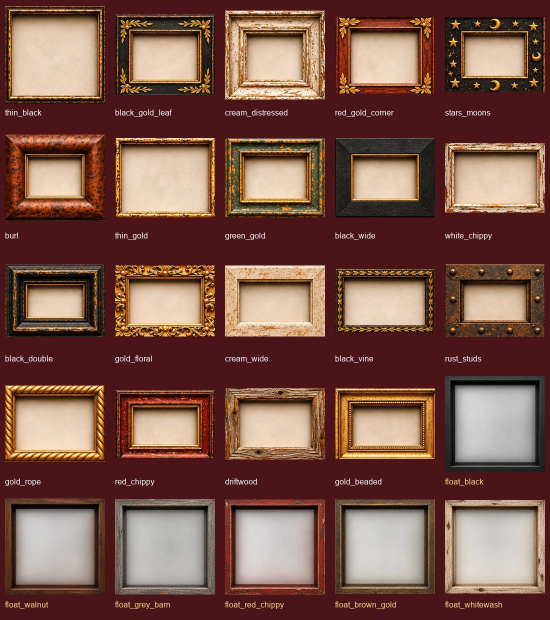
#> input picture scripts/frames/frame-cheatsheet.jpg, 1100 x 1240 px (shown at 1/2 size)
$ python -i straighten_framed_photo.py   (imports and definitions only)
#> lines starting #> are read from the running program, lines starting #| are printed output that depends on the picture; after the words box and inside, x2 and y2 are one past the last pixel; in counts of white or black regions, pixels touching at a corner belong together
#> further down, picture is the input picture: shape (1240, 1100, 3); mean B, G, R 73.6, 85.6, 124.2
"""Straighten + crop photos of framed paintings hanging on a light wall.

1. Find the frame: wood is warm-toned or dark; the wall is a light, neutral grey/white.
2. Trace each outer edge of the frame along its length and fit a gentle curve (quadratic) to it,
   which captures both camera perspective and lens (barrel) bow.
3. Warp with a mesh (Coons patch between the four curved edges) so they come out dead straight,
   then trim a hair inside the edge so no wall survives.

usage: python straighten_framed_photo.py [--radius=0.022] OUT_DIR IMAGE [IMAGE ...]
  --radius  corner rounding as a fraction of the width (0.022 suits the rounded Krampus frames;
            use ~0.004 for a square-cornered frame)
  --keep-bottom  skip trimming shadow under the frame (pale, grey frames get nibbled by it)
"""
import sys
from pathlib import Path

import numpy as np
from PIL import Image, ImageDraw
from scipy import ndimage

opts = [a for a in sys.argv[1:] if a.startswith("--")]
args = [a for a in sys.argv[1:] if not a.startswith("--")]
out_dir = Path(args[0])
# [1 line not run here, left out]
MAX = 2000      # the site shows at most 1600px
GRID = 24       # mesh cells per side
INSET = 0.003   # trim this fraction inside each edge
RADIUS = next((float(o.split("=", 1)[1]) for o in opts if o.startswith("--radius=")), 0.022)  # corner rounding


def frame_mask(im):
    """The frame is a different hue from the wall; the wall and the frame's cast shadow share one hue
    (a shadow is just darker wall), so compare chromaticity against the wall colour at the photo's border."""
    a = ndimage.uniform_filter(np.asarray(im, dtype=np.float32), size=(5, 5, 1)) + 1
    ch = a / a.sum(axis=2, keepdims=True)
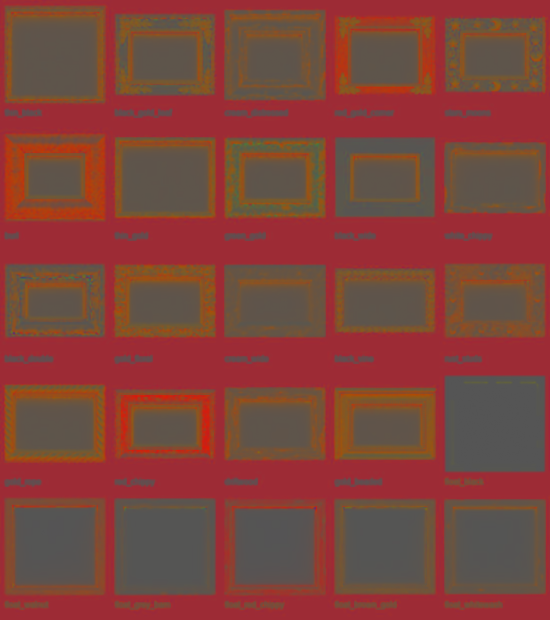
#> ch: shape (1240, 1100, 3) float32 (shown at 1/2 size); mean B, G, R 0.234, 0.265, 0.503
    border = np.concatenate([ch[:10].reshape(-1, 3), ch[-10:].reshape(-1, 3),
                             ch[:, :10].reshape(-1, 3), ch[:, -10:].reshape(-1, 3)])
    wall = np.median(border, axis=0)
#> wall = [0.211, 0.171, 0.618]
    d = np.linalg.norm(ch - wall, axis=2)
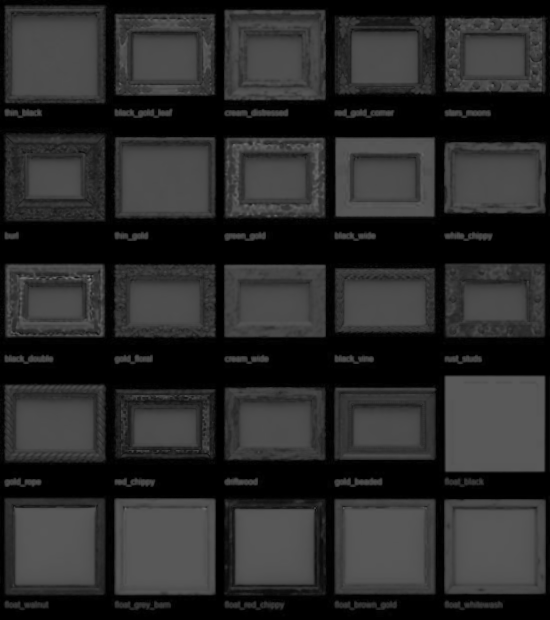
#> d: shape (1240, 1100) float32 (shown at 1/2 size); min 0, max 0.575, mean 0.165
    lum = a.mean(axis=2) / 256
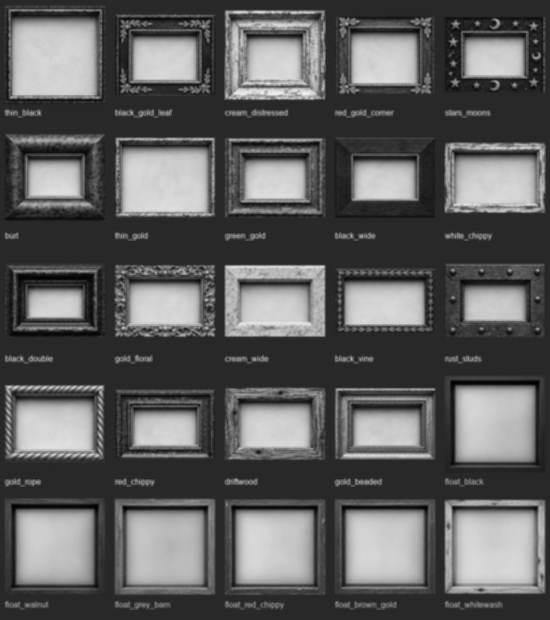
#> lum: shape (1240, 1100) float32 (shown at 1/2 size); min 0.00693, max 0.949, mean 0.373
    m = (d > 0.035) | (lum < 0.12)
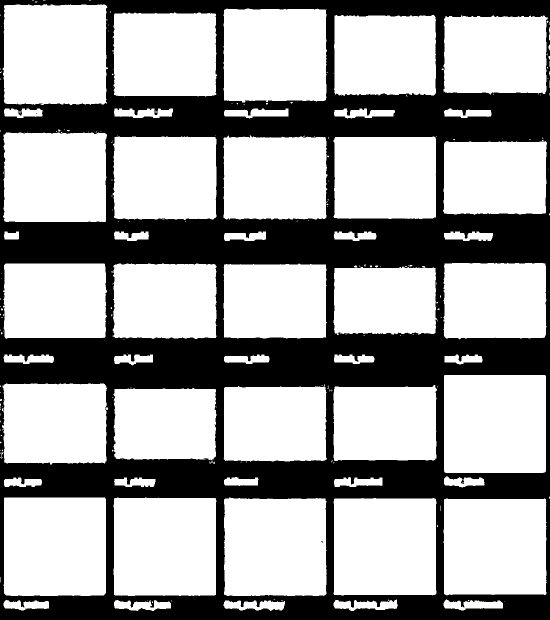
#> m: shape (1240, 1100) bool (shown at 1/2 size); 64.5% white; 10 black regions (9 under 20 px), largest, box (x1, y1, x2, y2) and area: (0, 0, 1100, 1240) 484272
    m = ndimage.binary_opening(m, structure=np.ones((7, 7)))
#> m: shape (1240, 1100) bool; 64% white; 2 black regions (1 under 20 px), largest, box (x1, y1, x2, y2) and area: (0, 0, 1100, 1240) 491052
    m = ndimage.binary_closing(m, structure=np.ones((15, 15)))
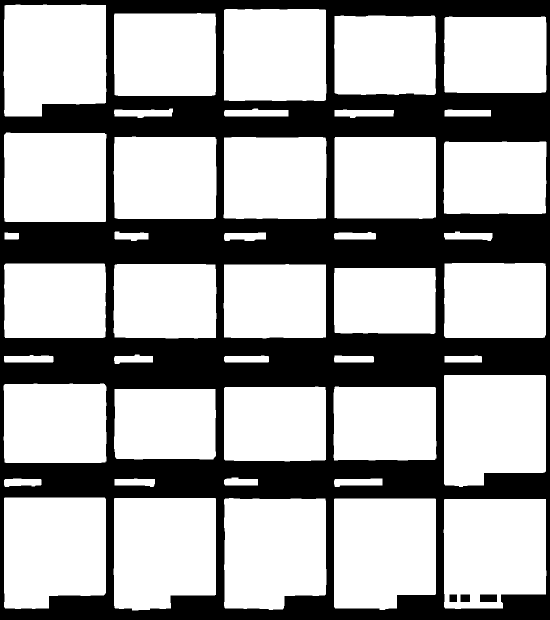
#> m: shape (1240, 1100) bool (shown at 1/2 size); 64.8% white; 4 black regions, box (x1, y1, x2, y2) and area: (0, 0, 1100, 1240) 478628, (960, 1189, 994, 1204) 510, (921, 1189, 940, 1204) 285, (899, 1189, 914, 1204) 225
    labels, n = ndimage.label(m)
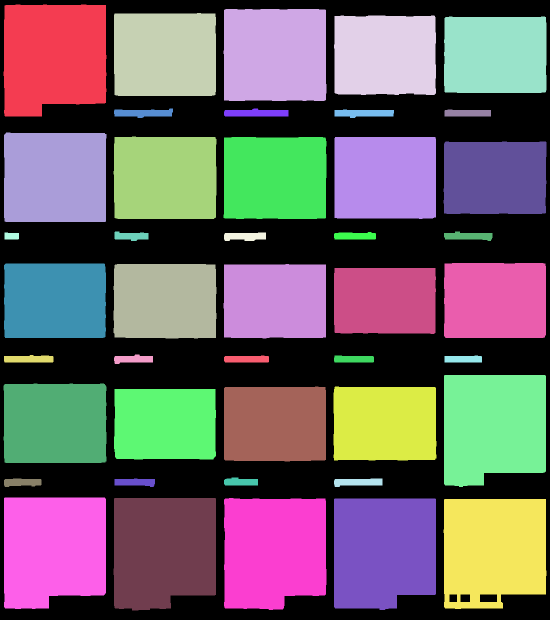
#> labels: shape (1240, 1100) int32 (shown at 1/2 size); 44 distinct labels, from 0 to 43; one colour per label, 0 black
#> n = 43
    sizes = ndimage.sum(m, labels, range(1, n + 1))
#> sizes = 43 values, max 42876 at index 39, min 383 at index 17, mean 20566.3
    return ndimage.binary_fill_holes(labels == (int(np.argmax(sizes)) + 1))
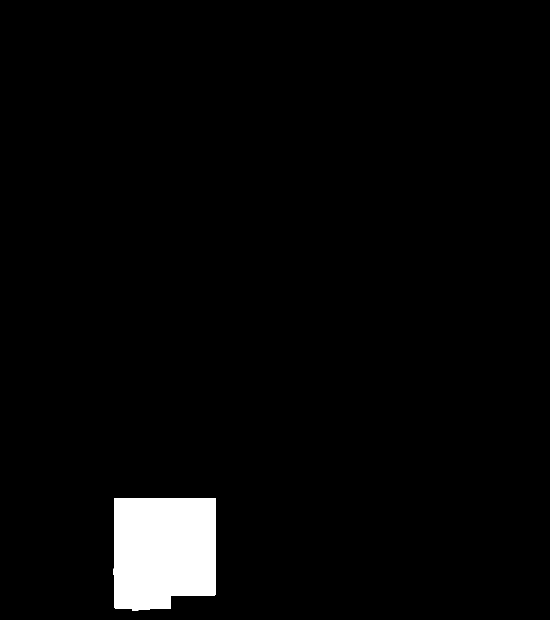
#> returned value: shape (1240, 1100) bool (shown at 1/2 size); 3.1% white; 1 white region, box (x1, y1, x2, y2) and area: (227, 996, 432, 1221) 42876


# [65 lines left out: functions tone_mask, first_true, refine, robust_quadfit, solve_perspective, not called in this run]


# [109 lines not run here, left out]

>>> import cv2
>>> picture = cv2.imread('frame-cheatsheet.jpg')
>>> result = frame_mask(picture)
